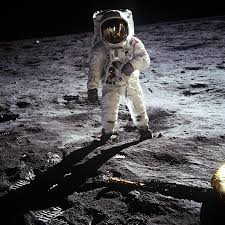
#> input picture Unsupervised Learning/Spectral Clustering/astronaut.png, 225 x 225 px
$ jupyter execute 'Spectral Clustering.ipynb'
#> lines starting #> are read from the running program, lines starting #| are printed output that depends on the picture
# Spectral Clustering Implementation in Python

### Import necessary libraries

[cell 1]
import numpy as np
import matplotlib.pyplot as plt
from sklearn.cluster import SpectralClustering
from skimage import io
from skimage.color import rgb2gray
from skimage.transform import resize

### Load and preprocess the image

[cell 2]
# Load the image from local file 'cat.png'
image = io.imread('astronaut.png')
#> image is the input picture: shape (225, 225, 4); mean R, G, B, A 78.2, 76.5, 79.6, 255

# Resize the image for faster computation, maintaining the aspect ratio
image_resized = resize(image, (200, 200))  # Resize to 200x200 pixels
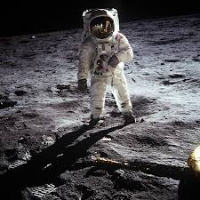
#> image_resized: shape (200, 200, 4) float64; mean R, G, B, A 0.307, 0.3, 0.312, 1

# Remove alpha channel if present (keep only first 3 channels)
if image_resized.shape[2] == 4:
    image_resized = image_resized[:, :, :3]
#> image_resized: shape (200, 200, 3) float64

# Convert the image to grayscale for simplicity in clustering
gray_image = rgb2gray(image_resized)
